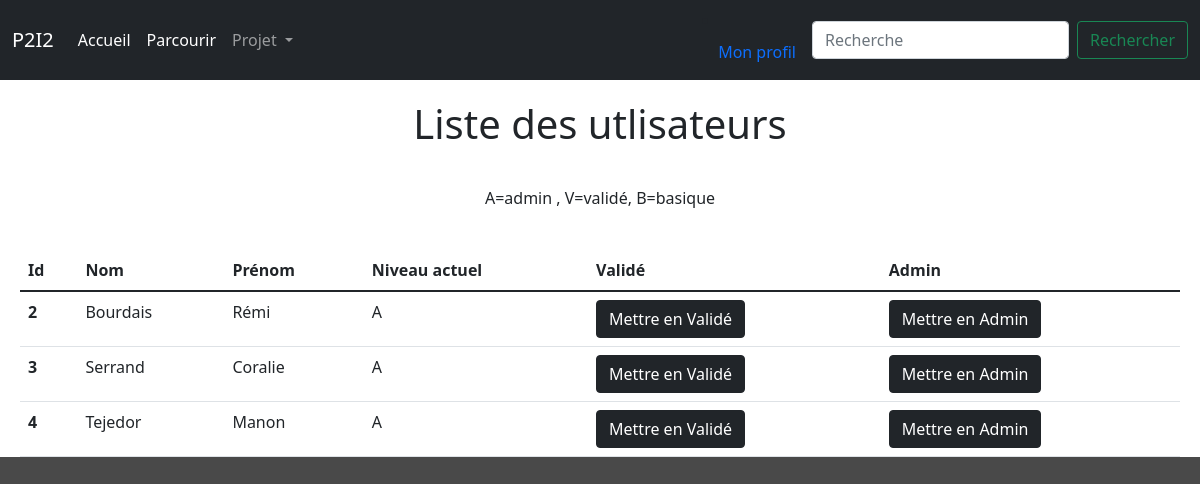
/validation (signed in), run on an earlier commit of the app's database.
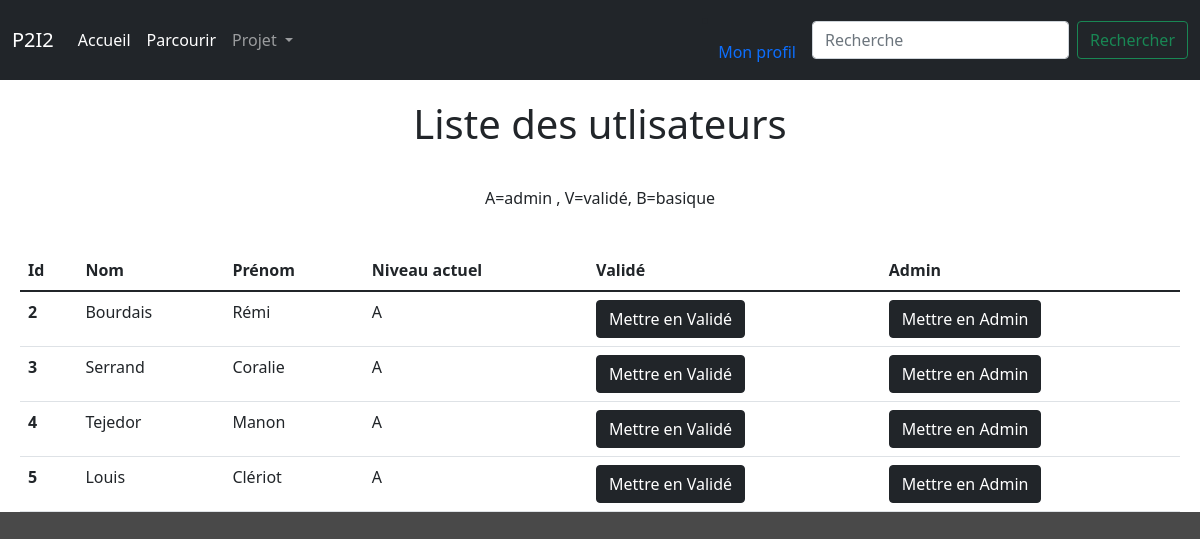
And on a later commit of the database.
### tables this page shows
CREATE TABLE "utilisateurs" (
	"id_user"	INTEGER,
	"nom"	TEXT NOT NULL,
	"prénom"	TEXT NOT NULL,
	"mail"	TEXT NOT NULL UNIQUE,
	"niveau"	TEXT,
	"mdp"	TEXT NOT NULL,
	PRIMARY KEY("id_user" AUTOINCREMENT)
);

### app.py (the view)
@app.route('/validation')
def validation_utilisateur():
     db = sqlite3.connect('database.db')
     cursor = db.cursor()
     cursor.execute("SELECT niveau FROM utilisateurs WHERE id_user=?",(str(session.get("id"))))
     niveau=cursor.fetchall()
     if niveau[0][0]=='A':
          cursor.execute('SELECT niveau,id_user,nom,prénom FROM utilisateurs')
          data=cursor.fetchall()
          return render_template('validation.html',data=data,admin=str(session.get("id")))
     else:
          return redirect('/')

### app.py (called while the page is built)
@app.context_processor
def handle_context():
    return dict(os=os)

### templates/validation.html (shortened to what this page needs)
{% extends 'layout.html' %}
{% block content %}
<body>
    <div style='padding-left: 20px;
                padding-right: 20px;'>
    <h1 style='text-align: center;
                padding-top: 20px;'>Liste des utlisateurs</h1>
    <p style='text-align: center;
    padding-top: 30px;'>A=admin , V=validé, B=basique</p>
    <table class="table">
        <thead>
          <tr>
            <th scope="col">Id</th>
            <th scope="col">Nom</th>
            <th scope="col">Prénom</th>
            <th scope="col">Niveau actuel</th>
            <th scope="col">Validé</th>
            <th scope="col">Admin</th>
          </tr>
        </thead>
        <tbody>
        {% for row in data %}
        <tr>
            <th scope="row">{{row[1]}}</th>
            <td>{{row[2]}}</td>
            <td>{{row[3]}}</td>
            <td>{{row[0]}}</td>
            <div class="btn-group">
            <td><a href="/{{row[1]}}/{{admin}}/Validé" class="btn btn-dark">Mettre en Validé</a></td>
            <td><a href="/{{row[1]}}/{{admin}}/Admin" class="btn btn-dark">Mettre en Admin</a></td>
            </div>
        </tr>
        {% endfor %}
    </tbody>
</table>
</div>
</body>
{% endblock %}

### templates/layout.html (shortened to what this page needs)
<!DOCTYPE html>
<html lang="en">
<head>
  {% block head %}
    <link rel="stylesheet" href="/static/styles/stylehome.css" type="text/css">
    <link href="https://cdn.jsdelivr.net/npm/bootstrap@5.1.3/dist/css/bootstrap.min.css" rel="stylesheet">
  {% endblock %}
</head>
<body>
  <div id='navbar'>{% block navbar %}
    <nav class="navbar navbar-expand-lg navbar-dark bg-dark">
        <div class="container-fluid">
          <a class="navbar-brand" href="/accueil">P2I2</a>
          <div class="collapse navbar-collapse" id="navbarSupportedContent">
            <ul class="navbar-nav me-auto mb-2 mb-lg-0">
              <li class="nav-item">
                <a class="nav-link active" aria-current="page" href="/accueil">Accueil</a>
              </li>
              <li class="nav-item">
                <a class="nav-link active" aria-current="page" href="/parcourir">Parcourir</a>
              </li>
              <li class="nav-item dropdown">
                <a class="nav-link dropdown-toggle" href="#" id="navbarDropdown" role="button" data-bs-toggle="dropdown" aria-expanded="false">
                  Projet
                </a>
              </li>
            </ul>
            <li><a class="nav-link active" href="/profil">Mon profil</a></li>
            <form class="d-flex" action="/search" method="POST">
              <input class="form-control me-2" type="search" placeholder="Recherche" aria-label="Search" name='Search' required minlength="1">
              <input class="btn btn-outline-success" type="submit" value="Rechercher"></input>
            </form>
          </div>
        </div>
      </nav>
  {% endblock %}
  </div>
  <div id="content">{% block content %}{% endblock %}</div>
</body>
</html>

### static/styles/stylehome.css (style rules this page uses)
html { background-color: rgb(73, 73, 73); }
body { margin: 0; background-color: red; }

What changed in the data, as far as the page shows it:
added utilisateurs: id_user "5", nom "Louis", prénom "Clériot", niveau "A"
